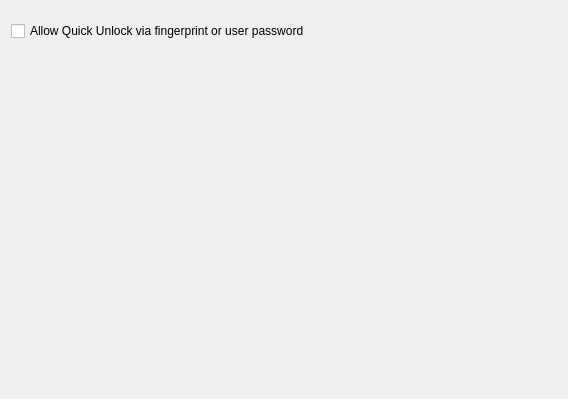
<?xml version="1.0" encoding="UTF-8"?>
<ui version="4.0">
 <class>DatabaseSettingsWidgetDatabaseKey</class>
 <widget class="QWidget" name="DatabaseSettingsWidgetDatabaseKey">
  <property name="geometry">
   <rect>
    <x>0</x>
    <y>0</y>
    <width>568</width>
    <height>399</height>
   </rect>
  </property>
  <property name="windowTitle">
   <string>Form</string>
  </property>
  <layout class="QVBoxLayout" name="verticalLayout">
   <item>
    <layout class="QVBoxLayout" name="passwordKey">
     <property name="sizeConstraint">
      <enum>QLayout::SizeConstraint::SetMinimumSize</enum>
     </property>
    </layout>
   </item>
   <item>
    <widget class="QWidget" name="allowQuickUnlockLayout" native="true">
     <layout class="QVBoxLayout" name="verticalLayout_2">
      <property name="leftMargin">
       <number>0</number>
      </property>
      <property name="topMargin">
       <number>10</number>
      </property>
      <property name="rightMargin">
       <number>0</number>
      </property>
      <property name="bottomMargin">
       <number>20</number>
      </property>
      <item>
       <widget class="QCheckBox" name="allowQuickUnlockCheckbox">
        <property name="text">
         <string>Allow Quick Unlock via fingerprint or user password</string>
        </property>
       </widget>
      </item>
     </layout>
    </widget>
   </item>
   <item>
    <layout class="QVBoxLayout" name="otherKeys">
     <property name="sizeConstraint">
      <enum>QLayout::SizeConstraint::SetMinimumSize</enum>
     </property>
     <property name="topMargin">
      <number>12</number>
     </property>
    </layout>
   </item>
   <item>
    <spacer name="verticalSpacer">
     <property name="orientation">
      <enum>Qt::Orientation::Vertical</enum>
     </property>
     <property name="sizeHint" stdset="0">
      <size>
       <width>20</width>
       <height>284</height>
      </size>
     </property>
    </spacer>
   </item>
  </layout>
 </widget>
 <resources/>
 <connections/>
</ui>
